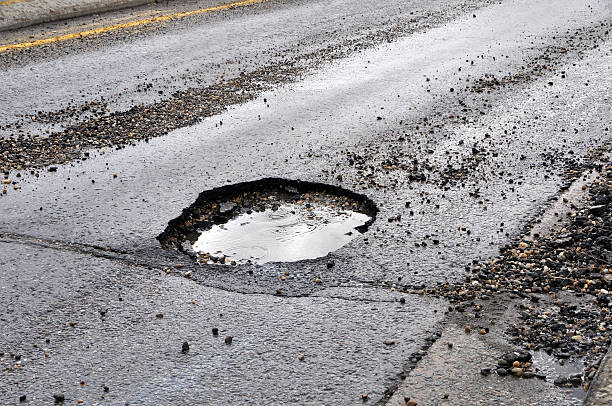
#> input picture input_images/image1.jpg, 612 x 406 px
$ python -i pothole_detection.py   (imports and definitions only)
#> lines starting #> are read from the running program, lines starting #| are printed output that depends on the picture; after the words box and inside, x2 and y2 are one past the last pixel; in counts of white or black regions, pixels touching at a corner belong together
import cv2
import numpy as np
import os
import csv
import math

# ========== Calibration Section ========== #

ref_points = []
img_copy = None

def click_event(event, x, y, flags, param):
    global ref_points, img_copy
    if event == cv2.EVENT_LBUTTONDOWN:
        ref_points.append((x, y))
        cv2.circle(img_copy, (x, y), 5, (0, 255, 0), -1)
        cv2.imshow("Select Two Points", img_copy)

        if len(ref_points) == 2:
            cv2.line(img_copy, ref_points[0], ref_points[1], (255, 0, 0), 2)
            cv2.imshow("Select Two Points", img_copy)

            px_distance = math.dist(ref_points[0], ref_points[1])
            print(f"Pixel distance between selected points: {px_distance:.2f} pixels")

            real_cm = float(input("Enter the real-world distance between the points (in cm): "))
            ratio = px_distance / real_cm
            print(f"Estimated pixel-to-cm ratio: {ratio:.4f} pixels/cm")
            cv2.destroyAllWindows()

            global pixel_to_cm_ratio
            pixel_to_cm_ratio = ratio

#def calibrate_image(image_path):


# ========== Pothole Detection Section ========== #

def detect_potholes_with_size(image_path, output_dir='outputs/', min_area=500, pixel_to_cm_ratio=None):
#> called with image_path = 'input_images/image1.jpg', output_dir = 'outputs/', min_area = 500
    image = cv2.imread(image_path)
#> image is the input picture: shape (406, 612, 3); mean B, G, R 150.7, 148, 150.2
    orig = image.copy()
    gray = cv2.cvtColor(image, cv2.COLOR_BGR2GRAY)

    # Blur and Edge Detection
    blurred = cv2.GaussianBlur(gray, (5, 5), 0)
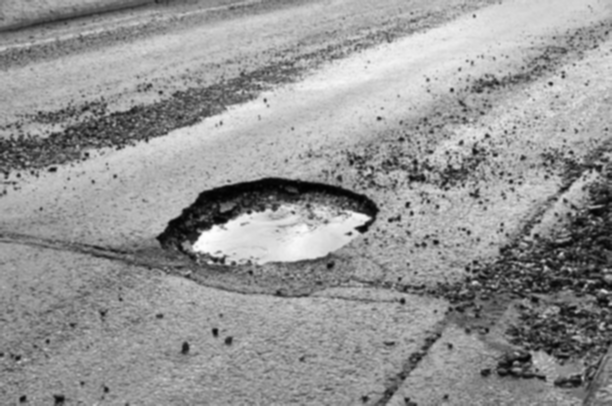
#> blurred: shape (406, 612); min 1, max 254, mean 148.9
    edges = cv2.Canny(blurred, 30, 100)
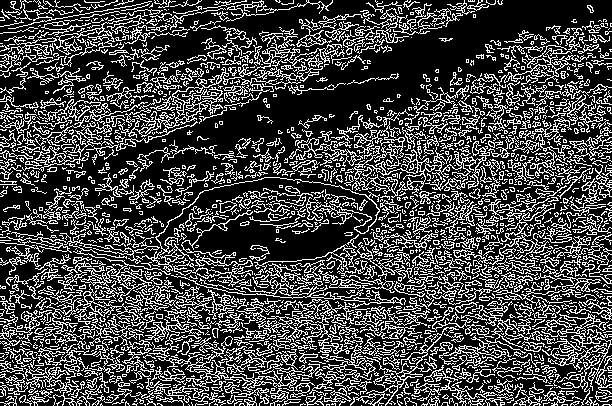
#> edges: shape (406, 612); 27.5% white in thin lines or dots

    # Morphological operations
    kernel = cv2.getStructuringElement(cv2.MORPH_RECT, (5, 5))
    dilated = cv2.dilate(edges, kernel, iterations=2)
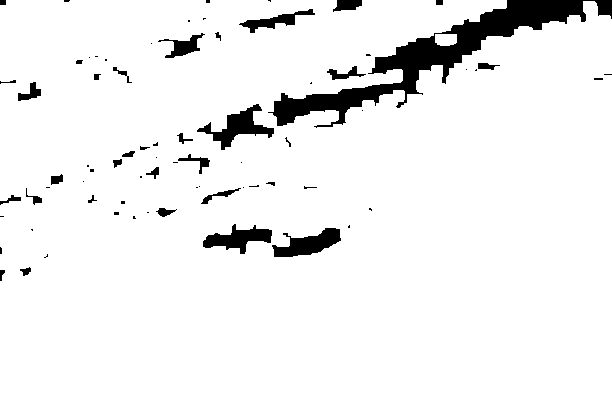
#> dilated: shape (406, 612); 94% white; 73 black regions (41 under 20 px)

    # Find contours
    contours, _ = cv2.findContours(dilated, cv2.RETR_EXTERNAL, cv2.CHAIN_APPROX_SIMPLE)
#> contours = 2 contours; box (x1, y1, x2, y2) and area: (0, 0, 612, 406) 237769, (435, 34, 457, 46) 214

    pothole_info = []
    pothole_count = 0

    for contour in contours:
        area = cv2.contourArea(contour)
        if area > min_area:
            pothole_count += 1
            x, y, w, h = cv2.boundingRect(contour)
            cv2.rectangle(orig, (x, y), (x + w, y + h), (0, 0, 255), 2)

            area_cm = (area / (pixel_to_cm_ratio**2)) if pixel_to_cm_ratio else None
            label = f'Pothole {pothole_count}'
            size_label = f"{area:.0f}px" if not area_cm else f"{area_cm:.2f}cm²"

            cv2.putText(orig, f"{label} - {size_label}", (x, y - 10),
                        cv2.FONT_HERSHEY_SIMPLEX, 0.5, (255, 0, 0), 1)

            pothole_info.append({
                'pothole_id': pothole_count,
                'area_pixels': round(area),
                'area_cm2': round(area_cm, 2) if area_cm else None,
                'bounding_box': (x, y, w, h)
            })
#> this loop made 2 passes
#> (area, pothole_count, x, y, w, h, label, size_label) on pass 2: (237769, 1, 0, 0, 612, 406, 'Pothole 1', '237769px')
#> area on pass 1: 213.5
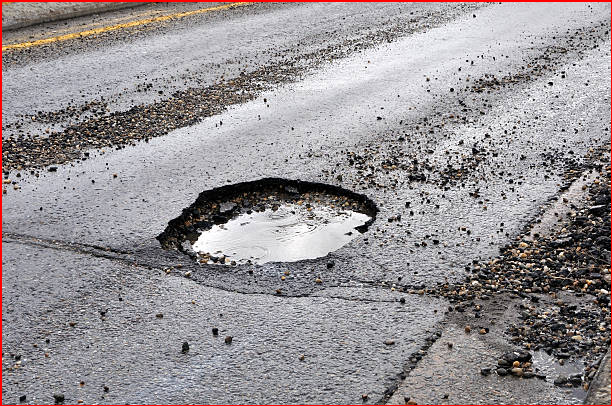
#> orig: shape (406, 612, 3); 1.23% of pixels changed, all inside (x1, y1, x2, y2) = (0, 0, 612, 406)
#> after the loop, pothole_count = 1; pothole_info = 1 item

    # Save image and CSV
    os.makedirs(output_dir, exist_ok=True)
    out_path = os.path.join(output_dir, os.path.basename(image_path))
    cv2.imwrite(out_path, orig)

    csv_out = os.path.join(output_dir, os.path.splitext(os.path.basename(image_path))[0] + "_data.csv")
    with open(csv_out, 'w', newline='') as f:
        writer = csv.DictWriter(f, fieldnames=['pothole_id', 'area_pixels', 'area_cm2', 'bounding_box'])
        writer.writeheader()
        writer.writerows(pothole_info)

    print(f"Detected {pothole_count} potholes in {image_path}")
#| Detected 1 potholes in input_images/image1.jpg
    return pothole_info


# ========== Main Script Section ========== #

# [24 lines not run here, left out]

>>> result = detect_potholes_with_size('input_images/image1.jpg')
#> result = 1 item

$ run again, on input_images/image5.jpg
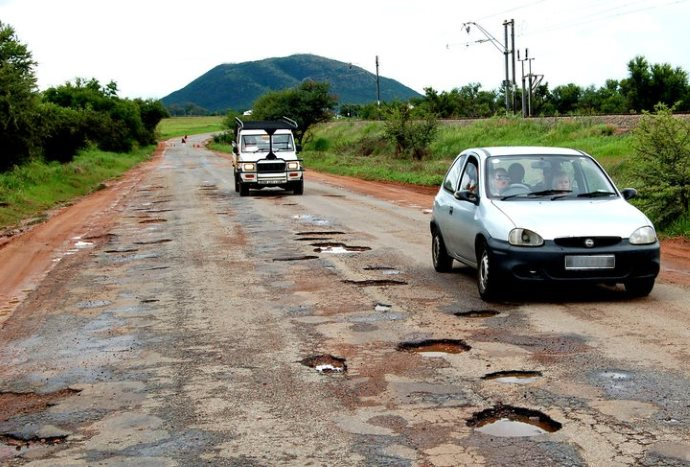
#> input picture input_images/image5.jpg, 690 x 467 px
#> in detect_potholes_with_size, image is the input picture: shape (467, 690, 3); mean B, G, R 127, 142, 146
#> in detect_potholes_with_size, `edges = cv2.Canny(blurred, 30, 100)`:
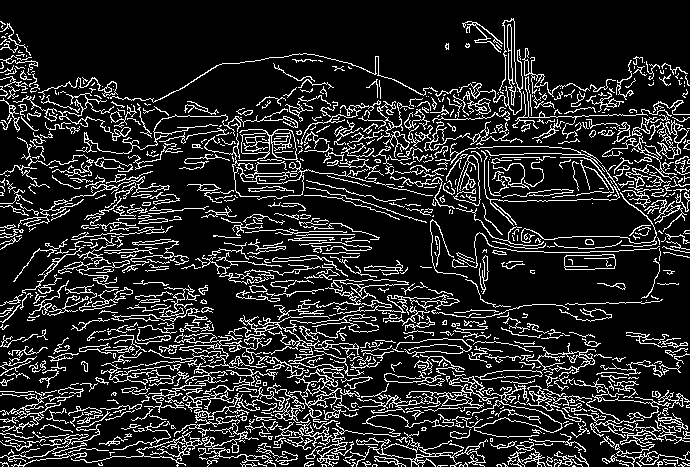
#> edges: shape (467, 690); 15.5% white in thin lines or dots
#> dilated: shape (467, 690); 74.9% white; 198 black regions (111 under 20 px)
#> contours = 2 contours; box (x1, y1, x2, y2) and area: (0, 14, 690, 467) 267303, (441, 39, 453, 54) 151
#> the loop in detect_potholes_with_size, `for contour in contours:` made 2 passes
#> (area, pothole_count, x, y, w, h, label, size_label) on pass 2: (267303, 1, 0, 14, 690, 453, 'Pothole 1', '267303px')
#> after the loop in detect_potholes_with_size, `for contour in contours:`:
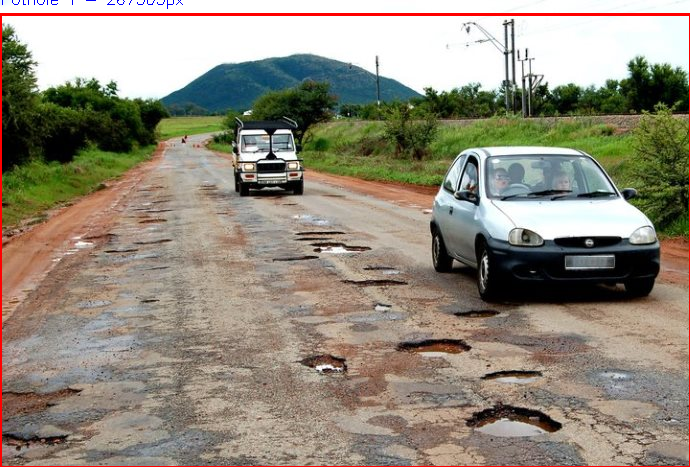
#> orig: shape (467, 690, 3); 1.33% of pixels changed, all inside (x1, y1, x2, y2) = (0, 0, 690, 467)
#> after the loop in detect_potholes_with_size, `for contour in contours:`: pothole_count = 1; pothole_info = 1 item
#| Detected 1 potholes in input_images/image5.jpg
